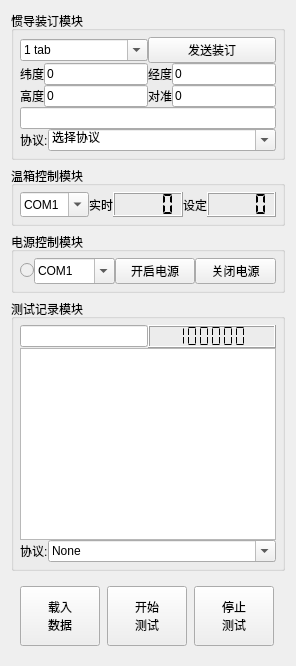
      <widget class="QWidget" name="tab_12">
       <attribute name="title">
        <string>自动测试</string>
       </attribute>
       <layout class="QVBoxLayout" name="verticalLayout_10">
        <item>
         <widget class="QGroupBox" name="groupBox_6">
          <property name="sizePolicy">
           <sizepolicy hsizetype="Preferred" vsizetype="Maximum">
            <horstretch>0</horstretch>
            <verstretch>0</verstretch>
           </sizepolicy>
          </property>
          <property name="title">
           <string>惯导装订模块</string>
          </property>
          <layout class="QVBoxLayout" name="verticalLayout_11">
           <property name="spacing">
            <number>0</number>
           </property>
           <property name="leftMargin">
            <number>6</number>
           </property>
           <property name="topMargin">
            <number>6</number>
           </property>
           <property name="rightMargin">
            <number>6</number>
           </property>
           <property name="bottomMargin">
            <number>6</number>
           </property>
           <item>
            <widget class="QWidget" name="widget_8" native="true">
             <layout class="QHBoxLayout" name="horizontalLayout_9">
              <property name="spacing">
               <number>0</number>
              </property>
              <property name="leftMargin">
               <number>0</number>
              </property>
              <property name="topMargin">
               <number>0</number>
              </property>
              <property name="rightMargin">
               <number>0</number>
              </property>
              <property name="bottomMargin">
               <number>0</number>
              </property>
              <item>
               <widget class="QComboBox" name="comboBox_binding_com">
                <property name="sizePolicy">
                 <sizepolicy hsizetype="Minimum" vsizetype="Fixed">
                  <horstretch>0</horstretch>
                  <verstretch>0</verstretch>
                 </sizepolicy>
                </property>
                <property name="toolTip">
                 <string>&lt;html&gt;&lt;head/&gt;&lt;body&gt;&lt;p&gt;串口&lt;/p&gt;&lt;/body&gt;&lt;/html&gt;</string>
                </property>
                <property name="editable">
                 <bool>true</bool>
                </property>
                <item>
                 <property name="text">
                  <string>1 tab</string>
                 </property>
                </item>
                <item>
                 <property name="text">
                  <string>2 tab</string>
                 </property>
                </item>
                <item>
                 <property name="text">
                  <string>3 tab</string>
                 </property>
                </item>
               </widget>
              </item>
              <item>
               <widget class="QPushButton" name="pushButton_binding_send">
                <property name="sizePolicy">
                 <sizepolicy hsizetype="Ignored" vsizetype="Fixed">
                  <horstretch>0</horstretch>
                  <verstretch>0</verstretch>
                 </sizepolicy>
                </property>
                <property name="text">
                 <string>发送装订</string>
                </property>
               </widget>
              </item>
             </layout>
            </widget>
           </item>
           <item>
            <widget class="QWidget" name="widget_9" native="true">
             <layout class="QHBoxLayout" name="horizontalLayout_10">
              <property name="spacing">
               <number>0</number>
              </property>
              <property name="leftMargin">
               <number>0</number>
              </property>
              <property name="topMargin">
               <number>0</number>
              </property>
              <property name="rightMargin">
               <number>0</number>
              </property>
              <property name="bottomMargin">
               <number>0</number>
              </property>
              <item>
               <widget class="QLabel" name="label_33">
                <property name="sizePolicy">
                 <sizepolicy hsizetype="Fixed" vsizetype="Preferred">
                  <horstretch>0</horstretch>
                  <verstretch>0</verstretch>
                 </sizepolicy>
                </property>
                <property name="text">
                 <string>纬度</string>
                </property>
               </widget>
              </item>
              <item>
               <widget class="QLineEdit" name="lineEdit_binding_latitude">
                <property name="sizePolicy">
                 <sizepolicy hsizetype="Ignored" vsizetype="Fixed">
                  <horstretch>0</horstretch>
                  <verstretch>0</verstretch>
                 </sizepolicy>
                </property>
                <property name="text">
                 <string>0</string>
                </property>
               </widget>
              </item>
              <item>
               <widget class="QLabel" name="label_34">
                <property name="sizePolicy">
                 <sizepolicy hsizetype="Fixed" vsizetype="Preferred">
                  <horstretch>0</horstretch>
                  <verstretch>0</verstretch>
                 </sizepolicy>
                </property>
                <property name="text">
                 <string>经度</string>
                </property>
               </widget>
              </item>
              <item>
               <widget class="QLineEdit" name="lineEdit_binding_longitude">
                <property name="sizePolicy">
                 <sizepolicy hsizetype="Ignored" vsizetype="Fixed">
                  <horstretch>0</horstretch>
                  <verstretch>0</verstretch>
                 </sizepolicy>
                </property>
                <property name="text">
                 <string>0</string>
                </property>
               </widget>
              </item>
             </layout>
            </widget>
           </item>
           <item>
            <widget class="QWidget" name="widget_10" native="true">
             <layout class="QHBoxLayout" name="horizontalLayout_14">
              <property name="spacing">
               <number>0</number>
              </property>
              <property name="leftMargin">
               <number>0</number>
              </property>
              <property name="topMargin">
               <number>0</number>
              </property>
              <property name="rightMargin">
               <number>0</number>
              </property>
              <property name="bottomMargin">
               <number>0</number>
              </property>
              <item>
               <widget class="QLabel" name="label_36">
                <property name="sizePolicy">
                 <sizepolicy hsizetype="Fixed" vsizetype="Preferred">
                  <horstretch>0</horstretch>
                  <verstretch>0</verstretch>
                 </sizepolicy>
                </property>
                <property name="text">
                 <string>高度</string>
                </property>
               </widget>
              </item>
              <item>
               <widget class="QLineEdit" name="lineEdit_binding_height">
                <property name="sizePolicy">
                 <sizepolicy hsizetype="Ignored" vsizetype="Fixed">
                  <horstretch>0</horstretch>
                  <verstretch>0</verstretch>
                 </sizepolicy>
                </property>
                <property name="text">
                 <string>0</string>
                </property>
               </widget>
              </item>
              <item>
               <widget class="QLabel" name="label_43">
                <property name="sizePolicy">
                 <sizepolicy hsizetype="Fixed" vsizetype="Preferred">
                  <horstretch>0</horstretch>
                  <verstretch>0</verstretch>
                 </sizepolicy>
                </property>
                <property name="text">
                 <string>对准</string>
                </property>
               </widget>
              </item>
              <item>
               <widget class="QLineEdit" name="lineEdit_binding_time">
                <property name="sizePolicy">
                 <sizepolicy hsizetype="Ignored" vsizetype="Fixed">
                  <horstretch>0</horstretch>
                  <verstretch>0</verstretch>
                 </sizepolicy>
                </property>
                <property name="text">
                 <string>0</string>
                </property>
               </widget>
              </item>
             </layout>
            </widget>
           </item>
           <item>
            <widget class="QLineEdit" name="lineEdit_binding_command"/>
           </item>
           <item>
            <layout class="QHBoxLayout" name="horizontalLayout_11">
             <property name="spacing">
              <number>0</number>
             </property>
             <item>
              <widget class="QLabel" name="label_67">
               <property name="sizePolicy">
                <sizepolicy hsizetype="Maximum" vsizetype="Preferred">
                 <horstretch>0</horstretch>
                 <verstretch>0</verstretch>
                </sizepolicy>
               </property>
               <property name="text">
                <string>协议:</string>
               </property>
              </widget>
             </item>
             <item>
              <widget class="QComboBox" name="comboBox_binding_rule">
               <property name="sizePolicy">
                <sizepolicy hsizetype="Minimum" vsizetype="Fixed">
                 <horstretch>0</horstretch>
                 <verstretch>0</verstretch>
                </sizepolicy>
               </property>
               <property name="editable">
                <bool>true</bool>
               </property>
               <item>
                <property name="text">
                 <string>选择协议</string>
                </property>
               </item>
              </widget>
             </item>
            </layout>
           </item>
          </layout>
         </widget>
        </item>
        <item>
         <widget class="QGroupBox" name="groupBox_4">
          <property name="sizePolicy">
           <sizepolicy hsizetype="Preferred" vsizetype="Fixed">
            <horstretch>0</horstretch>
            <verstretch>0</verstretch>
           </sizepolicy>
          </property>
          <property name="title">
           <string>温箱控制模块</string>
          </property>
          <layout class="QGridLayout" name="gridLayout_11">
           <property name="leftMargin">
            <number>6</number>
           </property>
           <property name="topMargin">
            <number>6</number>
           </property>
           <property name="rightMargin">
            <number>6</number>
           </property>
           <property name="bottomMargin">
            <number>6</number>
           </property>
           <property name="spacing">
            <number>0</number>
           </property>
           <item row="0" column="0">
            <widget class="QComboBox" name="comboBox_tempbox_com">
             <property name="sizePolicy">
              <sizepolicy hsizetype="Minimum" vsizetype="Minimum">
               <horstretch>0</horstretch>
               <verstretch>0</verstretch>
              </sizepolicy>
             </property>
             <property name="minimumSize">
              <size>
               <width>0</width>
               <height>0</height>
              </size>
             </property>
             <property name="toolTip">
              <string>&lt;html&gt;&lt;head/&gt;&lt;body&gt;&lt;p&gt;串口&lt;/p&gt;&lt;/body&gt;&lt;/html&gt;</string>
             </property>
             <property name="editable">
              <bool>true</bool>
             </property>
             <item>
              <property name="text">
               <string>COM1</string>
              </property>
             </item>
             <item>
              <property name="text">
               <string>COM2</string>
              </property>
             </item>
             <item>
              <property name="text">
               <string>COM3</string>
              </property>
             </item>
             <item>
              <property name="text">
               <string>COM4</string>
              </property>
             </item>
             <item>
              <property name="text">
               <string>COM5</string>
              </property>
             </item>
            </widget>
           </item>
           <item row="0" column="2">
            <widget class="QLCDNumber" name="lcdNumber_tempbox_temp">
             <property name="minimumSize">
              <size>
               <width>0</width>
               <height>25</height>
              </size>
             </property>
             <property name="smallDecimalPoint">
              <bool>true</bool>
             </property>
             <property name="digitCount">
              <number>4</number>
             </property>
             <property name="mode">
              <enum>QLCDNumber::Dec</enum>
             </property>
             <property name="segmentStyle">
              <enum>QLCDNumber::Flat</enum>
             </property>
             <property name="value" stdset="0">
              <double>0.000000000000000</double>
             </property>
            </widget>
           </item>
           <item row="0" column="3">
            <widget class="QLabel" name="label_68">
             <property name="sizePolicy">
              <sizepolicy hsizetype="Fixed" vsizetype="Preferred">
               <horstretch>0</horstretch>
               <verstretch>0</verstretch>
              </sizepolicy>
             </property>
             <property name="text">
              <string>设定</string>
             </property>
             <property name="alignment">
              <set>Qt::AlignCenter</set>
             </property>
            </widget>
           </item>
           <item row="0" column="4">
            <widget class="QLCDNumber" name="lcdNumber_tempbox_setting">
             <property name="minimumSize">
              <size>
               <width>0</width>
               <height>25</height>
              </size>
             </property>
             <property name="smallDecimalPoint">
              <bool>true</bool>
             </property>
             <property name="digitCount">
              <number>4</number>
             </property>
             <property name="mode">
              <enum>QLCDNumber::Dec</enum>
             </property>
             <property name="segmentStyle">
              <enum>QLCDNumber::Flat</enum>
             </property>
             <property name="value" stdset="0">
              <double>0.000000000000000</double>
             </property>
             <property name="intValue" stdset="0">
              <number>0</number>
             </property>
            </widget>
           </item>
           <item row="0" column="1">
            <widget class="QLabel" name="label_69">
             <property name="sizePolicy">
              <sizepolicy hsizetype="Fixed" vsizetype="Preferred">
               <horstretch>0</horstretch>
               <verstretch>0</verstretch>
              </sizepolicy>
             </property>
             <property name="text">
              <string>实时</string>
             </property>
             <property name="alignment">
              <set>Qt::AlignCenter</set>
             </property>
            </widget>
           </item>
          </layout>
         </widget>
        </item>
        <item>
         <widget class="QGroupBox" name="groupBox_10">
          <property name="sizePolicy">
           <sizepolicy hsizetype="Preferred" vsizetype="Fixed">
            <horstretch>0</horstretch>
            <verstretch>0</verstretch>
           </sizepolicy>
          </property>
          <property name="title">
           <string>电源控制模块</string>
          </property>
          <layout class="QHBoxLayout" name="horizontalLayout_4">
           <property name="spacing">
            <number>0</number>
           </property>
           <property name="leftMargin">
            <number>6</number>
           </property>
           <property name="topMargin">
            <number>6</number>
           </property>
           <property name="rightMargin">
            <number>6</number>
           </property>
           <property name="bottomMargin">
            <number>6</number>
           </property>
           <item>
            <widget class="QRadioButton" name="radioButton_power_flag">
             <property name="enabled">
              <bool>false</bool>
             </property>
             <property name="sizePolicy">
              <sizepolicy hsizetype="Maximum" vsizetype="Fixed">
               <horstretch>0</horstretch>
               <verstretch>0</verstretch>
              </sizepolicy>
             </property>
             <property name="mouseTracking">
              <bool>true</bool>
             </property>
             <property name="acceptDrops">
              <bool>false</bool>
             </property>
             <property name="text">
              <string/>
             </property>
             <property name="checkable">
              <bool>true</bool>
             </property>
             <property name="checked">
              <bool>false</bool>
             </property>
             <property name="autoExclusive">
              <bool>false</bool>
             </property>
            </widget>
           </item>
           <item>
            <widget class="QComboBox" name="comboBox_power_com">
             <property name="sizePolicy">
              <sizepolicy hsizetype="Minimum" vsizetype="Minimum">
               <horstretch>0</horstretch>
               <verstretch>0</verstretch>
              </sizepolicy>
             </property>
             <property name="toolTip">
              <string>&lt;html&gt;&lt;head/&gt;&lt;body&gt;&lt;p&gt;串口&lt;/p&gt;&lt;/body&gt;&lt;/html&gt;</string>
             </property>
             <property name="editable">
              <bool>true</bool>
             </property>
             <item>
              <property name="text">
               <string>COM1</string>
              </property>
             </item>
             <item>
              <property name="text">
               <string>COM2</string>
              </property>
             </item>
             <item>
              <property name="text">
               <string>COM3</string>
              </property>
             </item>
             <item>
              <property name="text">
               <string>COM4</string>
              </property>
             </item>
             <item>
              <property name="text">
               <string>COM5</string>
              </property>
             </item>
            </widget>
           </item>
           <item>
            <widget class="QPushButton" name="pushButton_power_open">
             <property name="sizePolicy">
              <sizepolicy hsizetype="Ignored" vsizetype="Fixed">
               <horstretch>0</horstretch>
               <verstretch>0</verstretch>
              </sizepolicy>
             </property>
             <property name="text">
              <string>开启电源</string>
             </property>
            </widget>
           </item>
           <item>
            <widget class="QPushButton" name="pushButton_power_close">
             <property name="sizePolicy">
              <sizepolicy hsizetype="Ignored" vsizetype="Fixed">
               <horstretch>0</horstretch>
               <verstretch>0</verstretch>
              </sizepolicy>
             </property>
             <property name="text">
              <string>关闭电源</string>
             </property>
            </widget>
           </item>
          </layout>
         </widget>
        </item>
        <item>
         <widget class="QGroupBox" name="groupBox_11">
          <property name="sizePolicy">
           <sizepolicy hsizetype="Preferred" vsizetype="Minimum">
            <horstretch>0</horstretch>
            <verstretch>0</verstretch>
           </sizepolicy>
          </property>
          <property name="title">
           <string>测试记录模块</string>
          </property>
          <layout class="QVBoxLayout" name="verticalLayout_12">
           <property name="spacing">
            <number>0</number>
           </property>
           <property name="leftMargin">
            <number>6</number>
           </property>
           <property name="topMargin">
            <number>6</number>
           </property>
           <property name="rightMargin">
            <number>6</number>
           </property>
           <property name="bottomMargin">
            <number>6</number>
           </property>
           <item>
            <widget class="QWidget" name="widget_11" native="true">
             <layout class="QHBoxLayout" name="horizontalLayout_15">
              <property name="spacing">
               <number>0</number>
              </property>
              <property name="leftMargin">
               <number>0</number>
              </property>
              <property name="topMargin">
               <number>0</number>
              </property>
              <property name="rightMargin">
               <number>0</number>
              </property>
              <property name="bottomMargin">
               <number>0</number>
              </property>
              <item>
               <widget class="QLineEdit" name="lineEdit_automatic_mode_2"/>
              </item>
              <item>
               <widget class="QLCDNumber" name="lcdNumber_automatic_time_2">
                <property name="sizePolicy">
                 <sizepolicy hsizetype="Expanding" vsizetype="Minimum">
                  <horstretch>0</horstretch>
                  <verstretch>0</verstretch>
                 </sizepolicy>
                </property>
                <property name="minimumSize">
                 <size>
                  <width>0</width>
                  <height>0</height>
                 </size>
                </property>
                <property name="smallDecimalPoint">
                 <bool>true</bool>
                </property>
                <property name="digitCount">
                 <number>6</number>
                </property>
                <property name="mode">
                 <enum>QLCDNumber::Dec</enum>
                </property>
                <property name="segmentStyle">
                 <enum>QLCDNumber::Flat</enum>
                </property>
                <property name="value" stdset="0">
                 <double>999999.000000000000000</double>
                </property>
                <property name="intValue" stdset="0">
                 <number>999999</number>
                </property>
               </widget>
              </item>
             </layout>
            </widget>
           </item>
           <item>
            <widget class="QTextBrowser" name="textBrowser_automatic_ruleline_2">
             <property name="sizePolicy">
              <sizepolicy hsizetype="Expanding" vsizetype="Expanding">
               <horstretch>0</horstretch>
               <verstretch>0</verstretch>
              </sizepolicy>
             </property>
             <property name="minimumSize">
              <size>
               <width>0</width>
               <height>0</height>
              </size>
             </property>
             <property name="maximumSize">
              <size>
               <width>16777215</width>
               <height>16777215</height>
              </size>
             </property>
             <property name="sizeIncrement">
              <size>
               <width>0</width>
               <height>0</height>
              </size>
             </property>
             <property name="lineWrapMode">
              <enum>QTextEdit::NoWrap</enum>
             </property>
             <property name="readOnly">
              <bool>false</bool>
             </property>
             <property name="html">
              <string>&lt;!DOCTYPE HTML PUBLIC &quot;-//W3C//DTD HTML 4.0//EN&quot; &quot;http://www.w3.org/TR/REC-html40/strict.dtd&quot;&gt;
&lt;html&gt;&lt;head&gt;&lt;meta name=&quot;qrichtext&quot; content=&quot;1&quot; /&gt;&lt;style type=&quot;text/css&quot;&gt;
p, li { white-space: pre-wrap; }
&lt;/style&gt;&lt;/head&gt;&lt;body style=&quot; font-family:'SimSun'; font-size:9pt; font-weight:400; font-style:normal;&quot;&gt;
&lt;p style=&quot;-qt-paragraph-type:empty; margin-top:0px; margin-bottom:0px; margin-left:0px; margin-right:0px; -qt-block-indent:0; text-indent:0px;&quot;&gt;&lt;br /&gt;&lt;/p&gt;&lt;/body&gt;&lt;/html&gt;</string>
             </property>
             <property name="overwriteMode">
              <bool>false</bool>
             </property>
             <property name="acceptRichText">
              <bool>true</bool>
             </property>
            </widget>
           </item>
           <item>
            <widget class="QWidget" name="horizontalWidget_3" native="true">
             <property name="sizePolicy">
              <sizepolicy hsizetype="Minimum" vsizetype="Preferred">
               <horstretch>0</horstretch>
               <verstretch>0</verstretch>
              </sizepolicy>
             </property>
             <property name="minimumSize">
              <size>
               <width>0</width>
               <height>0</height>
              </size>
             </property>
             <layout class="QHBoxLayout" name="horizontalLayout_12">
              <property name="spacing">
               <number>0</number>
              </property>
              <property name="sizeConstraint">
               <enum>QLayout::SetDefaultConstraint</enum>
              </property>
              <property name="leftMargin">
               <number>0</number>
              </property>
              <property name="topMargin">
               <number>0</number>
              </property>
              <property name="rightMargin">
               <number>0</number>
              </property>
              <property name="bottomMargin">
               <number>0</number>
              </property>
              <item>
               <widget class="QLabel" name="label_70">
                <property name="sizePolicy">
                 <sizepolicy hsizetype="Maximum" vsizetype="Preferred">
                  <horstretch>0</horstretch>
                  <verstretch>0</verstretch>
                 </sizepolicy>
                </property>
                <property name="text">
                 <string>协议:</string>
                </property>
               </widget>
              </item>
              <item>
               <widget class="QComboBox" name="comboBox_automatic_rule_2">
                <property name="sizePolicy">
                 <sizepolicy hsizetype="Minimum" vsizetype="Minimum">
                  <horstretch>0</horstretch>
                  <verstretch>0</verstretch>
                 </sizepolicy>
                </property>
                <property name="editable">
                 <bool>true</bool>
                </property>
                <item>
                 <property name="text">
                  <string>None</string>
                 </property>
                </item>
               </widget>
              </item>
             </layout>
            </widget>
           </item>
          </layout>
         </widget>
        </item>
        <item>
         <widget class="QWidget" name="widget_12" native="true">
          <property name="sizePolicy">
           <sizepolicy hsizetype="Preferred" vsizetype="Maximum">
            <horstretch>0</horstretch>
            <verstretch>0</verstretch>
           </sizepolicy>
          </property>
          <property name="layoutDirection">
           <enum>Qt::LeftToRight</enum>
          </property>
          <layout class="QHBoxLayout" name="horizontalLayout_16">
           <property name="spacing">
            <number>7</number>
           </property>
           <item>
            <widget class="QPushButton" name="pushButton_load_data_2">
             <property name="sizePolicy">
              <sizepolicy hsizetype="Maximum" vsizetype="Fixed">
               <horstretch>0</horstretch>
               <verstretch>0</verstretch>
              </sizepolicy>
             </property>
             <property name="minimumSize">
              <size>
               <width>0</width>
               <height>60</height>
              </size>
             </property>
             <property name="styleSheet">
              <string notr="true">font: 75 10pt &quot;Adobe Arabic&quot;;</string>
             </property>
             <property name="text">
              <string>载入
数据</string>
             </property>
            </widget>
           </item>
           <item>
            <widget class="QPushButton" name="pushButton_begin_test_2">
             <property name="sizePolicy">
              <sizepolicy hsizetype="Maximum" vsizetype="Fixed">
               <horstretch>0</horstretch>
               <verstretch>0</verstretch>
              </sizepolicy>
             </property>
             <property name="minimumSize">
              <size>
               <width>0</width>
               <height>60</height>
              </size>
             </property>
             <property name="styleSheet">
              <string notr="true">font: 75 10pt &quot;Adobe Arabic&quot;;</string>
             </property>
             <property name="text">
              <string>开始
测试</string>
             </property>
            </widget>
           </item>
           <item>
            <widget class="QPushButton" name="pushButton_stop_test_2">
             <property name="sizePolicy">
              <sizepolicy hsizetype="Maximum" vsizetype="Fixed">
               <horstretch>0</horstretch>
               <verstretch>0</verstretch>
              </sizepolicy>
             </property>
             <property name="minimumSize">
              <size>
               <width>0</width>
               <height>60</height>
              </size>
             </property>
             <property name="styleSheet">
              <string notr="true">font: 75 10pt &quot;Adobe Arabic&quot;;</string>
             </property>
             <property name="text">
              <string>停止
测试</string>
             </property>
            </widget>
           </item>
          </layout>
         </widget>
        </item>
       </layout>
      </widget>
